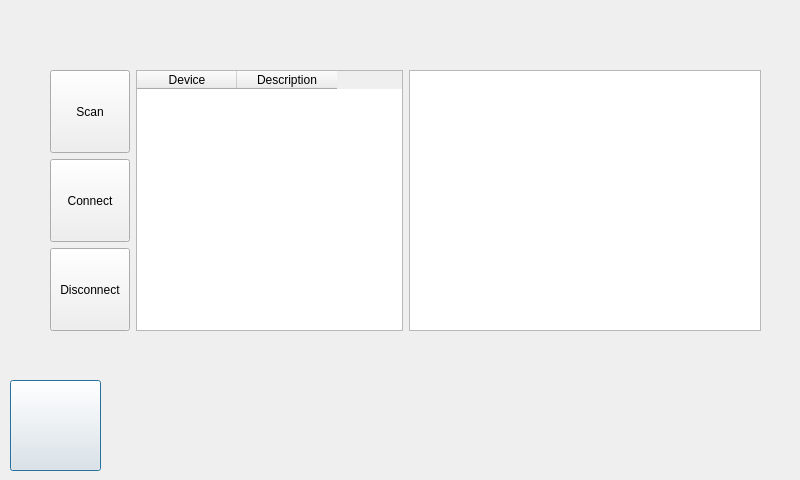
<?xml version="1.0" encoding="UTF-8"?>
<ui version="4.0">
 <class>SerialWindow</class>
 <widget class="QDialog" name="SerialWindow">
  <property name="geometry">
   <rect>
    <x>0</x>
    <y>0</y>
    <width>800</width>
    <height>480</height>
   </rect>
  </property>
  <property name="maximumSize">
   <size>
    <width>800</width>
    <height>480</height>
   </size>
  </property>
  <property name="windowTitle">
   <string>ControlWindow</string>
  </property>
  <widget class="QPushButton" name="Back">
   <property name="geometry">
    <rect>
     <x>10</x>
     <y>380</y>
     <width>91</width>
     <height>91</height>
    </rect>
   </property>
   <property name="maximumSize">
    <size>
     <width>100</width>
     <height>100</height>
    </size>
   </property>
   <property name="text">
    <string/>
   </property>
   <property name="icon">
    <iconset>
     <normaloff>img/back.png</normaloff>img/back.png</iconset>
   </property>
   <property name="iconSize">
    <size>
     <width>100</width>
     <height>100</height>
    </size>
   </property>
  </widget>
  <widget class="QWidget" name="">
   <property name="geometry">
    <rect>
     <x>50</x>
     <y>70</y>
     <width>711</width>
     <height>261</height>
    </rect>
   </property>
   <layout class="QHBoxLayout" name="horizontalLayout">
    <item>
     <layout class="QHBoxLayout" name="horizontalLayout_4">
      <item>
       <layout class="QVBoxLayout" name="verticalLayout">
        <item>
         <widget class="QPushButton" name="ScanSerial">
          <property name="maximumSize">
           <size>
            <width>100</width>
            <height>100</height>
           </size>
          </property>
          <property name="text">
           <string>Scan</string>
          </property>
         </widget>
        </item>
        <item>
         <widget class="QPushButton" name="ConnectSerial">
          <property name="maximumSize">
           <size>
            <width>100</width>
            <height>100</height>
           </size>
          </property>
          <property name="text">
           <string>Connect</string>
          </property>
         </widget>
        </item>
        <item>
         <widget class="QPushButton" name="DisconnectSerial">
          <property name="maximumSize">
           <size>
            <width>100</width>
            <height>100</height>
           </size>
          </property>
          <property name="text">
           <string>Disconnect</string>
          </property>
         </widget>
        </item>
       </layout>
      </item>
      <item>
       <widget class="QTableWidget" name="COMlist">
        <column>
         <property name="text">
          <string>Device</string>
         </property>
        </column>
        <column>
         <property name="text">
          <string>Description</string>
         </property>
        </column>
       </widget>
      </item>
     </layout>
    </item>
    <item>
     <widget class="QTextBrowser" name="SerialOutput"/>
    </item>
   </layout>
  </widget>
 </widget>
 <resources/>
 <connections/>
</ui>
